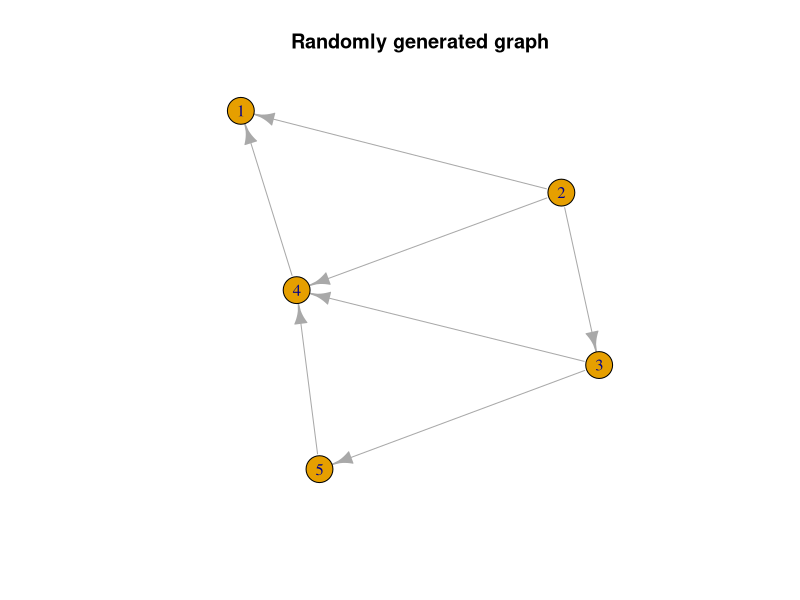
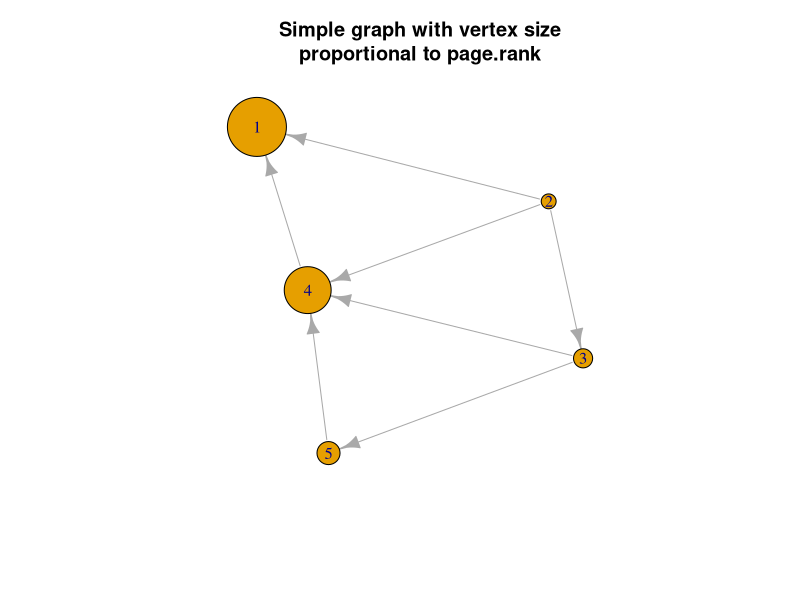

These charts were generated, in order, by the following R code:
library(igraph)
# ?page.rank

set.seed(1)

g <- random.graph.game(5, 0.3, directed=TRUE)
set.seed(42); plot(g, main = "Randomly generated graph")
page.rank(g)$vector

g$page.rank <- page.rank(g)$vector

set.seed(42); plot(g, vertex.size =  100 * g$page.rank, 
                   main = "Simple graph with vertex size\nproportional to page.rank")
